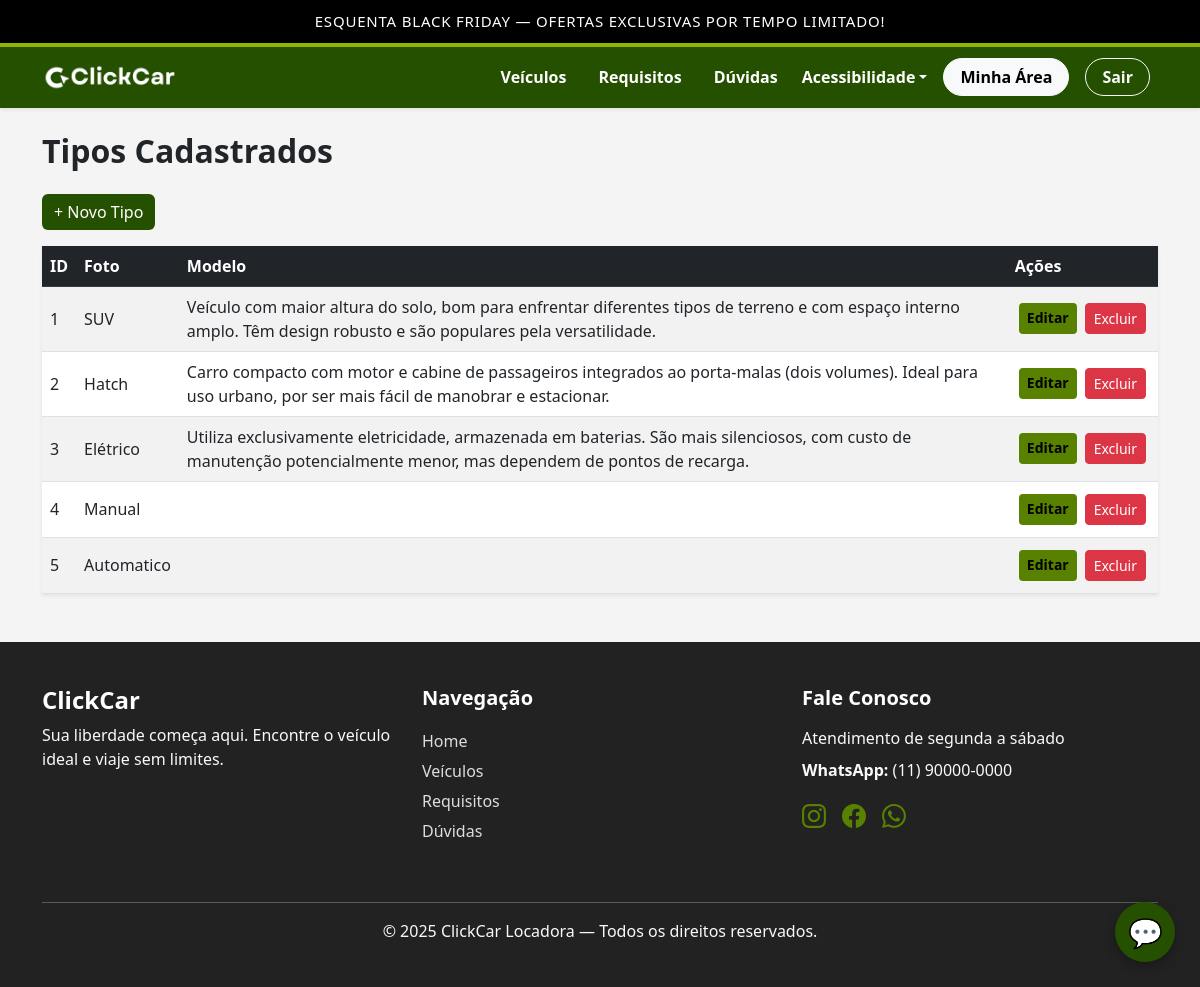
The page /admin/tipos (signed in) on the database its author committed.
### models/models.py (models this page shows)
class TipoVeiculo(db.Model):
    __tablename__ = 'tipo_veiculo'
    id = db.Column(db.Integer, primary_key=True)
    nome = db.Column(db.String(80), nullable=False)
    descricao = db.Column(db.Text)
    veiculos = db.relationship('Veiculo', backref='tipo', lazy=True)

### controllers/controller.py (the view)
@main.route("/admin/tipos")
@login_required
def admin_listar_tipos():
    query = TipoVeiculo.query.all()
    return render_template('admin/types/list.html', tipos=query)

### app.py (called while the page is built)
@login_manager.user_loader
def load_user(user_id):
    return Usuario.query.get(int(user_id))

### templates/admin/types/list.html (shortened to what this page needs)
{% extends 'base.html' %}
{% block content %}
<h2 class="fw-bold mb-4">Tipos Cadastrados</h2>
<a href="{{ url_for('main.novo_tipo') }}" class="btn btn-primary mb-3">+ Novo Tipo</a>
<table class="table table-striped table-hover align-middle shadow-sm">
    <thead class="table-dark">
        <tr>
            <th>ID</th>
            <th>Foto</th>
            <th>Modelo</th>
            <th>Ações</th>
        </tr>
    </thead>
    <tbody>
        {% for t in tipos %}
        <tr>
            <td>{{ t.id }}</td>
            <td>{{ t.nome }}</td>
            <td>{{ t.descricao }}</td>
            <td >
                <div class="d-flex gap-2 p-1">
                <a href="{{ url_for('main.admin_editar_tipo', id=t.id) }}"
                   class="btn btn-warning btn-sm">
                    Editar
                </a>
                <a href="{{ url_for('main.delete_tipo', id=t.id) }}"
                   onclick="return confirm('Deseja realmente excluir este tipo?')"
                   class="btn btn-danger btn-sm">
                    Excluir
                </a>
                </div>
            </td>
        </tr>
        {% endfor %}
    </tbody>
</table>
{% endblock %}

### static/css/style.css (style rules this page uses)
:root { --bg-body: #F4F4F4; --bg-card: #ffffff; --text-color: #333333; --text-muted: #6c757d; }

### templates/base.html (style rules this page uses)
:root { --primary-green: #255000; --yellow: #588100; --light-gray: #F4F4F4; --dark: #333; }
body { background-color: var(--light-gray); }
.btn-primary { background-color: var(--primary-green); border: none; }
.btn-warning { background-color: var(--yellow); color: black; border: none; font-weight: 600; }

### rows shown on the page
TipoVeiculo: id "1", nome "SUV", descricao "Veículo com maior altura do solo, bom para enfrentar diferentes tipos de terreno e com espaço interno amplo. Têm design robusto e são populares pela versatilidade."
TipoVeiculo: id "2", nome "Hatch", descricao "Carro compacto com motor e cabine de passageiros integrados ao porta-malas (dois volumes). Ideal para uso urbano, por ser mais fácil de manobrar e estacionar."
TipoVeiculo: id "3", nome "Elétrico", descricao "Utiliza exclusivamente eletricidade, armazenada em baterias. São mais silenciosos, com custo de manutenção potencialmente menor, mas dependem de pontos de recarga."
TipoVeiculo: id "4", nome "Manual"
TipoVeiculo: id "5", nome "Automatico"
